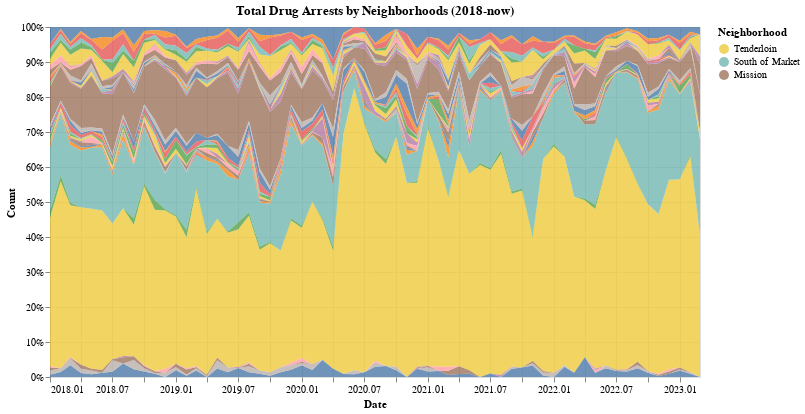

Write notebook code for a chart like this one.
### Code cell
# Visualization
alt.Chart(sorted).mark_area(size=9,opacity=0.8).encode(
    x= alt.X('incident_date:T',title='Date',axis=alt.Axis(domain=False, format='%Y.%m')),
    y= alt.Y('count:Q',stack = 'normalize',title = 'Count'),
    color=alt.Color("analysis_neighborhood",legend=alt.Legend(title='Neighborhood', values=['Tenderloin', 'South of Market','Mission'])),
    tooltip = [alt.Tooltip('incident_date_2',title = 'Date'),alt.Tooltip('count',title='Drug Arrests'),alt.Tooltip('analysis_neighborhood',title='Neighborhood')]
).properties(
    width=650,
    height=350,
    title='Total Drug Arrests by Neighborhoods (2018-now)'
)

### Figure 1 — Vega-Lite specification as saved in the notebook (floating-point values rounded to 4 significant figures; data arrays with more than 128 entries replaced by an {"elided": "..."} marker saying what was removed)
{"config": {"view": {"continuousWidth": 300, "continuousHeight": 300}}, "data": {"name": "data-1afae31ce982da0859d389fa2deb794c"}, "mark": {"type": "area", "opacity": 0.8, "size": 9}, "encoding": {"color": {"field": "analysis_neighborhood", "legend": {"title": "Neighborhood", "values": ["Tenderloin", "South of Market", "Mission"]}, "type": "nominal"}, "tooltip": [{"field": "incident_date_2", "title": "Date", "type": "nominal"}, {"field": "count", "title": "Drug Arrests", "type": "quantitative"}, {"field": "analysis_neighborhood", "title": "Neighborhood", "type": "nominal"}], "x": {"axis": {"domain": false, "format": "%Y.%m"}, "field": "incident_date", "title": "Date", "type": "temporal"}, "y": {"field": "count", "stack": "normalize", "title": "Count", "type": "quantitative"}}, "height": 350, "title": "Total Drug Arrests by Neighborhoods (2018-now)", "width": 650, "$schema": "https://vega.github.io/schema/vega-lite/v5.6.1.json", "datasets": {"data-1afae31ce982da0859d389fa2deb794c": {"elided": "1409 records"}}}
